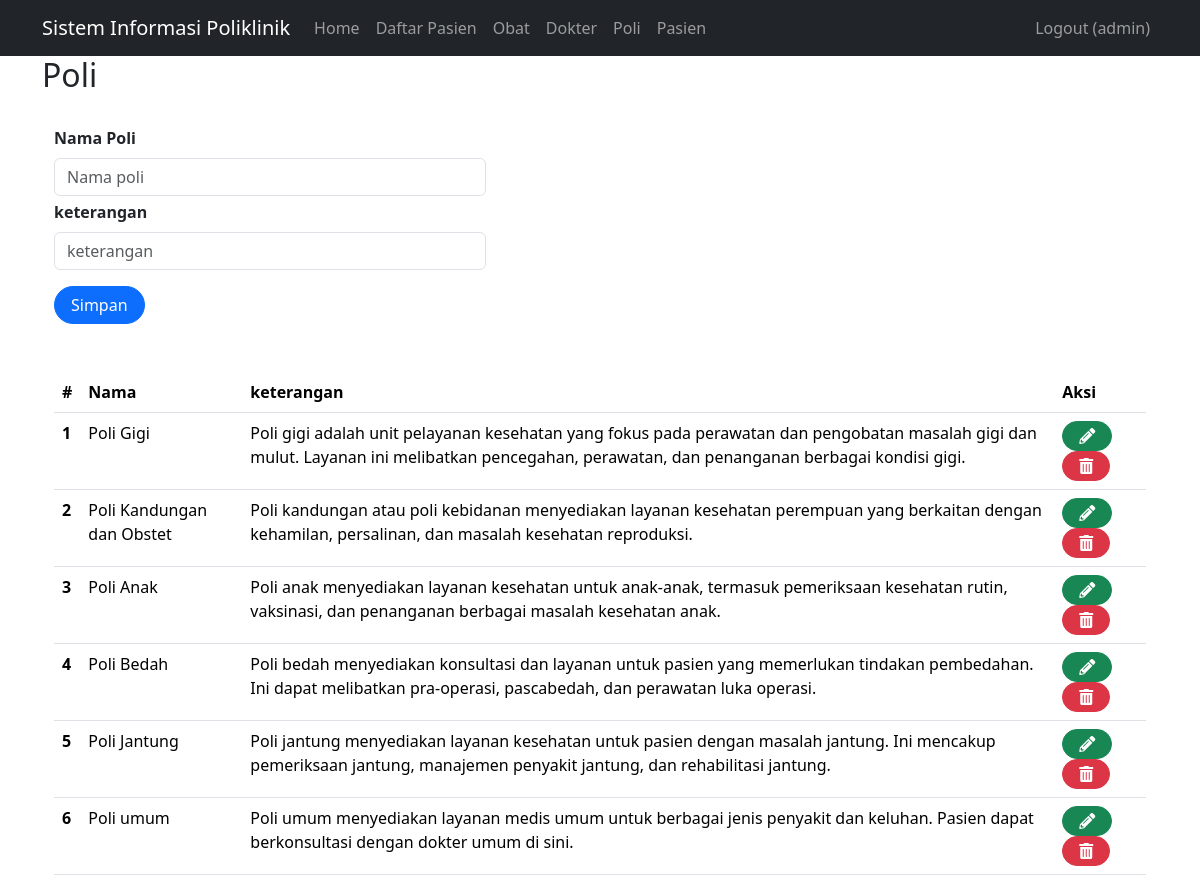
/index.php?page=poli (signed in), run on the app's committed database.
### tables this page shows
CREATE TABLE `poli` (
  `id` int(11) NOT NULL,
  `nama_poli` varchar(25) NOT NULL,
  `keterangan` text NOT NULL
);

### poli.php (the view, shortened to what this page needs)
<h2>Poli</h2>
<br>
<div class="container">
    <form class="form row" method="POST" style="width: 30rem;" action="" name="myForm" onsubmit="return(validate());">
        <?php
        $nama_poli = '';
        $keterangan = '';
        ?>
        <div class="row">
            <label for="inputNama" class="form-label fw-bold">
                Nama Poli
            </label>
            <div>
                <input type="text" class="form-control" name="nama_poli" id="inputNama" placeholder="Nama poli" value="<?php echo $nama_poli ?>">
            </div>
        </div>
        <div class="row mt-1">
            <label for="inputketerangan" class="form-label fw-bold">
                keterangan
            </label>
            <div>
                <input type="text" class="form-control" name="keterangan" id="inputketerangan" placeholder="keterangan" value="<?php echo $keterangan ?>">
            </div>
        </div>
        <div class="row mt-3">
            <div class=col>
                <button type="submit" class="btn btn-primary rounded-pill px-3 mt-auto" name="simpan">Simpan</button>
            </div>
        </div>
    </form>
    <br>
    <br>
    <table class="table table-hover">
        <thead>
            <tr>
                <th scope="col">#</th>
                <th scope="col">Nama</th>
                <th scope="col">keterangan</th>
                <th scope="col">Aksi</th>
            </tr>
        </thead>
        <tbody>
            <?php
            $result = mysqli_query($mysqli, "SELECT * FROM poli");
            $no = 1;
            while ($data = mysqli_fetch_array($result)) {
            ?>
                <tr>
                    <th scope="row"><?php echo $no++ ?></th>
                    <td><?php echo $data['nama_poli'] ?></td>
                    <td><?php echo $data['keterangan'] ?></td>
                    <td>
                        <a href="index.php?page=poli&id=<?php echo $data['id'] ?>">
                            <i class="fas fa-pencil-alt btn btn-success rounded-pill px-3" title="Ubah"></i>
                        </a>
                        <a href="index.php?page=poli&id=<?php echo $data['id'] ?>&aksi=hapus">
                            <i class="fas fa-trash-alt btn btn-danger rounded-pill px-3" title="Hapus"></i>
                        </a>
                    </td>
                </tr>
            <?php
            }
            ?>
        </tbody>
    </table>

### index.php (shortened to what this page needs)
<!doctype html>
<html lang="en">
<head>
    <link href="https://cdn.jsdelivr.net/npm/bootstrap@5.3.2/dist/css/bootstrap.min.css" rel="stylesheet">
    <link rel="stylesheet" href="https://cdnjs.cloudflare.com/ajax/libs/font-awesome/5.15.1/css/all.min.css">
</head>
<body>
    <nav class="navbar navbar-expand-lg navbar-dark bg-dark">
        <div class="container">
            <a class="navbar-brand" href="#">Sistem Informasi Poliklinik</a>
            <div class="collapse navbar-collapse" id="navbarNavDropdown">
                <ul class="navbar-nav">
                    <li class="nav-item">
                        <a class="nav-link" aria-current="page" href="index.php">Home</a>
                    </li>
                    <li class="nav-item">
                        <a class="nav-link" aria-current="page" href="index.php?page=daftarpasien">Daftar Pasien</a>
                    </li>
                    <?php
                    if (isset($_SESSION['username'])) {
                    ?>
                        <li class="nav-item">
                            <a class="nav-link" aria-current="page" href="index.php?page=obat">Obat</a>
                        </li>
                        <li class="nav-item">
                            <a class="nav-link" aria-current="page" href="index.php?page=dokter">Dokter</a>
                        </li>
                        <li class="nav-item">
                            <a class="nav-link" aria-current="page" href="index.php?page=poli">Poli</a>
                        </li>
                        <li class="nav-item">
                            <a class="nav-link" aria-current="page" href="index.php?page=pasien">Pasien</a>
                        </li>
                    <?php
                    }
                    ?>
                </ul>
                <?php
                if (isset($_SESSION['username'])) {
                ?>
                    <ul class="navbar-nav ms-auto">
                        <li class="nav-item">
                            <a class="nav-link" href="logoutUser.php">Logout (<?php echo $_SESSION['username'] ?>)</a>
                        </li>
                    </ul>
                <?php
                }
                ?>
            </div>
        </div>
    </nav>
    <main role="main" class="container">
        <?php
        if (isset($_GET['page'])) {
            include($_GET['page'] . ".php");
        }
        ?>
    </main>
</body>
</html>

### data on the page
poli: nama_poli "Poli Gigi", keterangan "Poli gigi adalah unit pelayanan kesehatan yang fokus pada perawatan dan pengobatan masalah gigi dan mulut. Layanan ini melibatkan pencegahan, perawatan, dan penanganan berbagai kondisi gigi."
poli: nama_poli "Poli Kandungan dan Obstet", keterangan "Poli kandungan atau poli kebidanan menyediakan layanan kesehatan perempuan yang berkaitan dengan kehamilan, persalinan, dan masalah kesehatan reproduksi."
poli: nama_poli "Poli Anak", keterangan "Poli anak menyediakan layanan kesehatan untuk anak-anak, termasuk pemeriksaan kesehatan rutin, vaksinasi, dan penanganan berbagai masalah kesehatan anak."
poli: nama_poli "Poli Bedah", keterangan "Poli bedah menyediakan konsultasi dan layanan untuk pasien yang memerlukan tindakan pembedahan. Ini dapat melibatkan pra-operasi, pascabedah, dan perawatan luka operasi."
poli: nama_poli "Poli Jantung", keterangan "Poli jantung menyediakan layanan kesehatan untuk pasien dengan masalah jantung. Ini mencakup pemeriksaan jantung, manajemen penyakit jantung, dan rehabilitasi jantung."
poli: nama_poli "Poli umum", keterangan "Poli umum menyediakan layanan medis umum untuk berbagai jenis penyakit dan keluhan. Pasien dapat berkonsultasi dengan dokter umum di sini."

### other printed values
$_SESSION['username'] "admin"
